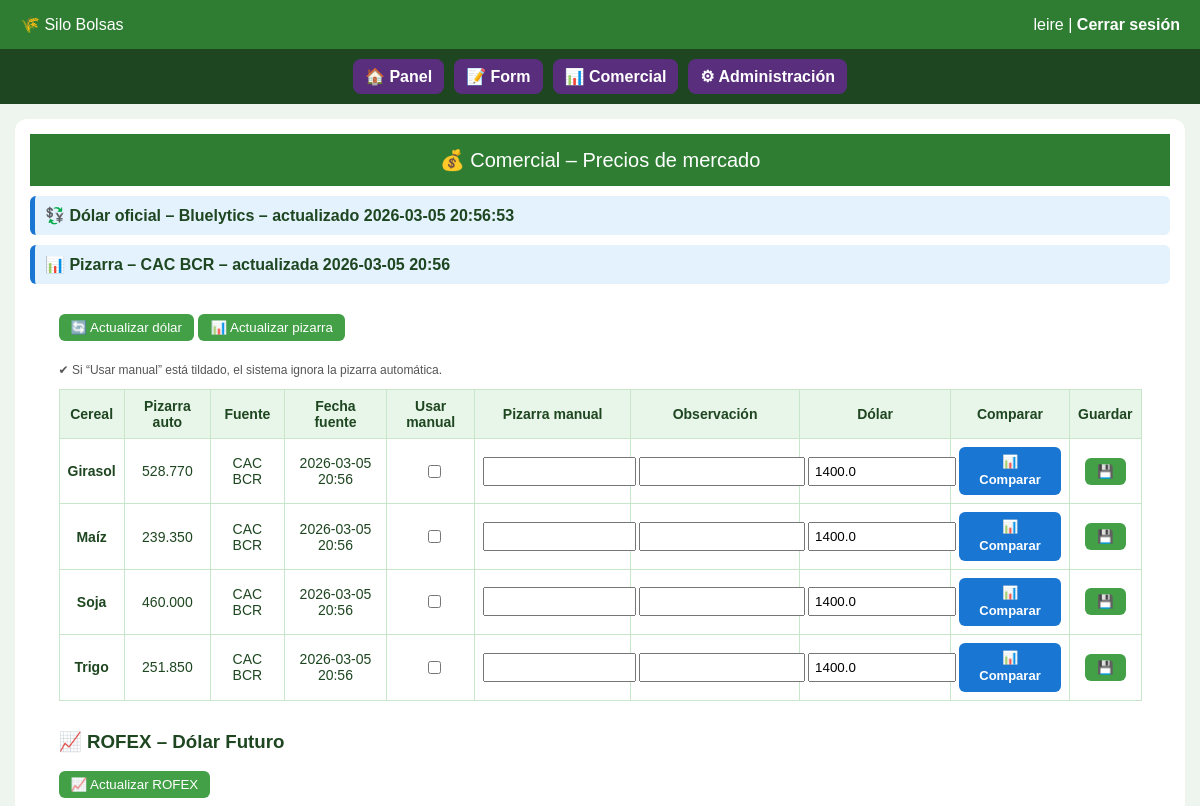
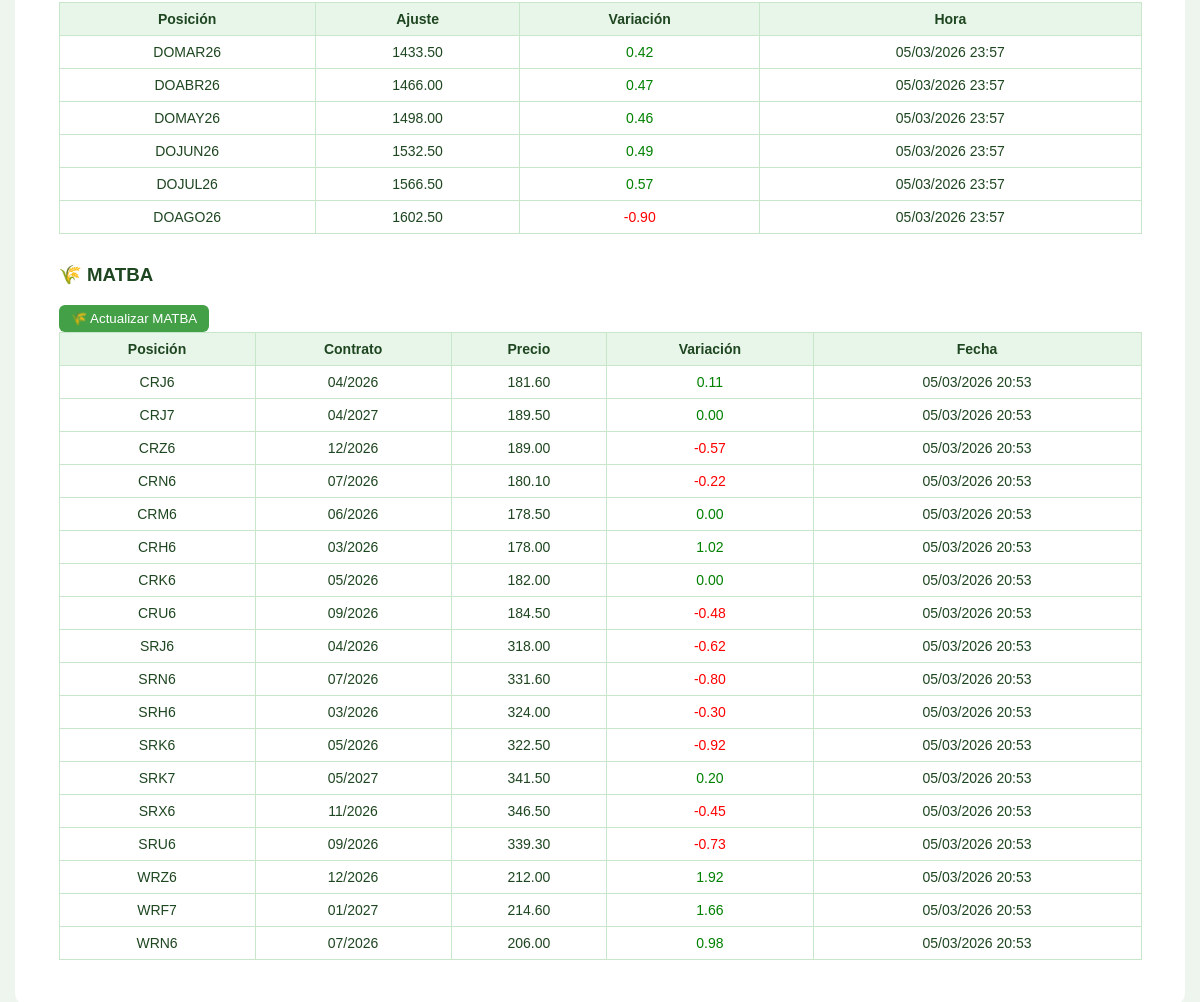
The app's page /comercial/ (signed in) with its own data (2 pictures, top to bottom).
### tables this page shows
CREATE TABLE usuarios (
            id INTEGER PRIMARY KEY AUTOINCREMENT,
            username TEXT UNIQUE NOT NULL,
            password TEXT NOT NULL,
            rol TEXT NOT NULL,
            empresa_id INTEGER,
            sucursal_id INTEGER,
            es_superadmin INTEGER DEFAULT 0,
            forzar_cambio_password INTEGER DEFAULT 0,
            FOREIGN KEY (empresa_id) REFERENCES empresas(id),
            FOREIGN KEY (sucursal_id) REFERENCES sucursales(id)
        );

CREATE TABLE mercado (
            id INTEGER PRIMARY KEY AUTOINCREMENT,
            empresa_id INTEGER NOT NULL,
            cereal TEXT,
            pizarra_auto REAL,
            fuente TEXT,
            fecha_fuente TEXT,
            pizarra_manual REAL,
            usar_manual INTEGER DEFAULT 0,
            obs_precio TEXT,
            dolar REAL,
            fecha TEXT,
            UNIQUE(empresa_id, cereal),
            FOREIGN KEY (empresa_id) REFERENCES empresas(id)
        );

CREATE TABLE rofex (
        id INTEGER PRIMARY KEY AUTOINCREMENT,
        posicion TEXT NOT NULL,
        ajuste REAL,
        ajuste_anterior REAL,
        variacion REAL,
        fecha DATETIME DEFAULT CURRENT_TIMESTAMP
    );

CREATE TABLE matba (
        id INTEGER PRIMARY KEY AUTOINCREMENT,
        posicion TEXT NOT NULL,
        cereal TEXT,
        precio REAL,
        precio_anterior REAL,
        variacion REAL,
        fecha DATETIME DEFAULT CURRENT_TIMESTAMP
    , mes TEXT);

### comercial/routes.py (the view)
@comercial_bp.route("/")
@login_required
def comercial():
    if not tiene_permiso("comercial"):
        return acceso_denegado("comercial")
    empresa_id = empresa_actual()
    if not empresa_id:
        return redirect(url_for("panel.panel"))
    conn = get_db()
    rows = conn.execute("""
        SELECT cereal,
            pizarra_auto,
            fuente,
            fecha_fuente,
            pizarra_manual,
            usar_manual,
            obs_precio,
            dolar,
            fecha
        FROM mercado
        WHERE empresa_id=?
        ORDER BY cereal
    """, (empresa_id,)).fetchall()
    dolar_info = conn.execute("""
        SELECT dolar, fecha
        FROM mercado
        WHERE empresa_id=?
        AND dolar > 0
        ORDER BY fecha DESC
        LIMIT 1
    """, (empresa_id,)).fetchone()
    fecha_dolar_arg = None
    if dolar_info and dolar_info["fecha"]:
        fecha_utc = datetime.fromisoformat(dolar_info["fecha"])
        fecha_utc = fecha_utc.replace(tzinfo=ZoneInfo("UTC"))
        fecha_arg = fecha_utc.astimezone(ZoneInfo("America/Argentina/Buenos_Aires"))
        fecha_dolar_arg = fecha_arg.strftime("%Y-%m-%d %H:%M:%S")
    fecha_pizarra = None
    if rows:
        fecha_pizarra = rows[0]["fecha_fuente"]
    rofex = conn.execute("""
        SELECT posicion, ajuste, variacion, fecha
        FROM rofex
        ORDER BY fecha DESC
        LIMIT 10
    """).fetchall()
    matba = conn.execute("""
        SELECT posicion, mes, precio, variacion, fecha
        FROM matba
        ORDER BY fecha DESC
        LIMIT 18
    """).fetchall()
    conn.close()
    return render_template(
        "comercial.html",
        mercado=rows,
        dolar_info=dolar_info,
        fecha_dolar_arg=fecha_dolar_arg,
        fecha_pizarra=fecha_pizarra,
        rofex=rofex,
        matba=matba,
        puede_comparador=tiene_permiso("comparador"),
    )

### app.py (called while the page is built, shortened)
@app.context_processor
def inject_permisos():
    return dict(tiene_permiso=tiene_permiso)

@app.context_processor
def inject_empresa_contexto():
    empresa_nombre = None
    return dict(empresa_activa=empresa_nombre)

### auth/models.py (called while the page is built)
    @staticmethod
    def get(user_id):
        conn = get_db()
        row = conn.execute(
            "SELECT * FROM usuarios WHERE id=?",
            (user_id,)
        ).fetchone()
        conn.close()
        if row:
            return User(row)
        return None

### auth/routes.py (called while the page is built)
@login_manager.user_loader
def load_user(user_id):
    return User.get(user_id)

### db.py (called while the page is built)
def get_db():
    database_url = os.environ.get("DATABASE_URL")
    if database_url:
        conn = psycopg2.connect(
            database_url,
            cursor_factory=psycopg2.extras.RealDictCursor
        )
        return conn
    conn = sqlite3.connect(DB_NAME)
    conn.row_factory = sqlite3.Row
    return conn

### panel/routes.py (called while the page is built)
def empresa_actual():
    if current_user.es_superadmin:
        return session.get("empresa_contexto")
    return current_user.empresa_id

### templates/comercial.html (shortened to what this page needs)
{% extends "base.html" %}
{% block contenido %}
<header>💰 Comercial – Precios de mercado</header>
{% set ref = mercado[0] if mercado %}
{% if mercado and ref.fecha %}
<div style="margin:10px 0;padding:10px;background:#e3f2fd;border-left:5px solid #1976d2;border-radius:6px;font-weight:bold;">
  💱 Dólar oficial – <b>Bluelytics</b> – actualizado {{ fecha_dolar_arg }}
</div>
{% endif %}
{% if fecha_pizarra %}
<div style="margin:10px 0;padding:10px;background:#e3f2fd;border-left:5px solid #1976d2;border-radius:6px;font-weight:bold;">
  📊 Pizarra – <b>CAC BCR</b> – actualizada {{ fecha_pizarra }}
</div>
{% endif %}
<div class="container">
<button onclick="actualizarDolar()" style="margin-bottom:10px">
  🔄 Actualizar dólar
</button>
<button onclick="actualizarPizarra()">
  📊 Actualizar pizarra
</button>
<table>
<tr>
  <th>Cereal</th>
  <th>Pizarra auto</th>
  <th>Fuente</th>
  <th>Fecha fuente</th>
  <th>Usar manual</th>
  <th>Pizarra manual</th>
  <th>Observación</th>
  <th>Dólar</th>
  <th>Comparar</th>
  <th>Guardar</th>
</tr>
{% for m in mercado %}
<tr>
  <td><b>{{ m.cereal }}</b></td>
  <td>
    {% if m.pizarra_auto and m.pizarra_auto > 0 %}
      {{ "{:,.0f}".format(m.pizarra_auto).replace(",", ".") }}
    {% else %}
      -
    {% endif %}
  </td>
  <td>{{ m.fuente if m.fuente else "-" }}</td>
  <td>{{ m.fecha_fuente if m.fecha_fuente else "-" }}</td>
  <td>
    <input type="checkbox"
           id="usar_{{ m.cereal }}"
           {% if m.usar_manual %}checked{% endif %}>
  </td>
  <td>
    <input type="number" step="0.01"
           id="manual_{{ m.cereal }}"
           value="{{ m.pizarra_manual or '' }}">
  </td>
  <td>
    <input type="text"
           id="obs_{{ m.cereal }}"
           value="{{ m.obs_precio or '' }}">
  </td>
  <td>
    <input type="number" step="0.01"
           id="dolar_{{ m.cereal }}"
           value="{{ m.dolar or '' }}">
  </td>
  <td>
    <a href="{{ url_for('comercial.comparador', cereal=m.cereal) }}"
       class="btn-comparar {% if not puede_comparador %}btn-bloqueado{% endif %}">
        {% if puede_comparador %}
            📊 Comparar
        {% else %}
            🔒 Comparar
        {% endif %}
    </a>
  </td>
  <td>
    <button onclick="guardar('{{ m.cereal }}')">💾</button>
  </td>
</tr>
{% endfor %}
<p class="small">
✔ Si “Usar manual” está tildado, el sistema ignora la pizarra automática.
</p>
</table>
<h3 style="margin-top:30px;">📈 ROFEX – Dólar Futuro</h3>
<button onclick="actualizarRofex()">📈 Actualizar ROFEX</button>
{% if rofex and rofex|length > 0 %}
<table style="margin-top:10px;">
<tr>
    <th>Posición</th>
    <th>Ajuste</th>
    <th>Variación</th>
    <th>Hora</th>
</tr>
{% for r in rofex %}
<tr>
    <td>{{ r.posicion }}</td>
    <td>{{ "%.2f"|format(r.ajuste) }}</td>
    <td style="color:{% if r.variacion >= 0 %}green{% else %}red{% endif %}">
        {{ "%.2f"|format(r.variacion) }}
    </td>
    <td>
        {% set f = r.fecha %}
        {{ f[8:10] }}/{{ f[5:7] }}/{{ f[0:4] }} {{ f[11:16] }}
    </td>
</tr>
{% endfor %}
</table>
{% else %}
<p style="margin-top:10px; color:#888;">No hay datos cargados.</p>
</table>
{% endif %}
<h3 style="margin-top:30px;">🌾 MATBA</h3>
<button onclick="actualizarMatba()">🌾 Actualizar MATBA</button>
{% if matba %}
<table>
<tr>
    <th>Posición</th>
    <th>Contrato</th>
    <th>Precio</th>
    <th>Variación</th>
    <th>Fecha</th>
</tr>
{% for m in matba %}
<tr>
    <td>{{ m.posicion }}</td>
    <td>{{ m.mes }}</td>
    <td>{{ "%.2f"|format(m.precio) }}</td>
    <td style="color:{% if m.variacion >= 0 %}green{% else %}red{% endif %}">
        {{ "%.2f"|format(m.variacion) }}
    </td>
    <td>
        {% set f = m.fecha %}
        {{ f[8:10] }}/{{ f[5:7] }}/{{ f[0:4] }} {{ f[11:16] }}
    </td>
</tr>
{% endfor %}
</table>
{% else %}
<p>No hay datos MATBA cargados.</p>
{% endif %}
</div>
{% endblock %}

### templates/base.html (shortened to what this page needs)
<!DOCTYPE html>
<html lang="es">
<head>
</head>
<body>
<div class="header">
  <div>
    🌾 Silo Bolsas
  </div>
  <div>
    {{ current_user.username }}
    |
    <a href="{{ url_for('auth.logout') }}">Cerrar sesión</a>
  </div>
</div>
{% if current_user.is_authenticated %}
<div class="nav-bar">
    {% if tiene_permiso("panel") %}
        <a href="{{ url_for('panel.panel') }}" class="nav-btn">
            🏠 Panel
        </a>
    {% else %}
        <a href="{{ url_for('panel.panel') }}" class="nav-btn locked">
            🔒 Panel
        </a>
    {% endif %}
    {% if tiene_permiso("form") %}
        <a href="{{ url_for('panel.form') }}" class="nav-btn">
            📝 Form
        </a>
    {% else %}
        <a href="{{ url_for('panel.form') }}" class="nav-btn locked">
            🔒 Form
        </a>
    {% endif %}
    {% if tiene_permiso("comercial") %}
        <a href="{{ url_for('comercial.comercial') }}" class="nav-btn">
            📊 Comercial
        </a>
    {% else %}
        <a href="{{ url_for('comercial.comercial') }}" class="nav-btn locked">
            🔒 Comercial
        </a>
    {% endif %}
    {% if current_user.es_superadmin or tiene_permiso("admin") %}
        <a href="{{ url_for('admin.admin_usuarios') }}" class="nav-btn admin">
            ⚙ Administración
        </a>
    {% else %}
        <a href="{{ url_for('admin.admin_usuarios') }}" class="nav-btn locked admin">
            🔒 Administración
        </a>
    {% endif %}
</div>
{% endif %}
<div class="container">
  {% block contenido %}{% endblock %}
</div>
</body>
</html>

### templates/base.html (style rules this page uses)
body { background:#e6f4ea; font-family:Arial, sans-serif; margin:0; padding:0; color:#1e4620; }
.header { background:#2e7d32; color:white; padding:15px 20px; display:flex; justify-content:space-between; align-items:center; }
.header a { color:white; text-decoration:none; font-weight:bold; }
.container { padding:25px; }
.nav-bar { background:#1e4620; padding:10px; display:flex; gap:10px; justify-content:center; flex-wrap:wrap; }
.nav-btn { background:#592e7d; color:white; padding:8px 14px; border-radius:8px; text-decoration:none; font-weight:bold; }
.nav-btn { padding: 8px 12px; border-radius: 8px; text-decoration: none; font-weight: bold; }

### templates/comercial.html (style rules this page uses)
body { font-family:Arial; background:#eef5ee; margin:0 }
header { background:#2e7d32; color:white; padding:14px; font-size:20px; text-align:center }
.container { width:95%; margin:15px auto; background:white; padding:15px; border-radius:12px }
table { width:100%; border-collapse:collapse }
th,td { border:1px solid #c8e6c9; padding:8px; text-align:center; font-size:14px }
th { background:#e8f5e9 }
input { width:100%; padding:5px }
button { background:#43a047; color:white; border:none; padding:6px 12px; border-radius:6px; cursor:pointer }
.small { font-size:12px; color:#555 }
.btn-comparar { display:inline-block; background:#1976d2; color:white; padding:6px 14px; border-radius:6px; text-decoration:none; font-size:13px; font-weight:bold; line-height:1.4; }

### records on screen
usuarios: username "leire"
mercado: fecha_fuente "2026-03-05 20:56", cereal "Girasol", pizarra_auto "528.770", fuente "CAC BCR", dolar "1400.0"
mercado: cereal "Maíz", pizarra_auto "239.350", fuente "CAC BCR", fecha_fuente "2026-03-05 20:56", dolar "1400.0"
mercado: cereal "Soja", pizarra_auto "460.000", fuente "CAC BCR", fecha_fuente "2026-03-05 20:56", dolar "1400.0"
mercado: cereal "Trigo", pizarra_auto "251.850", fuente "CAC BCR", fecha_fuente "2026-03-05 20:56", dolar "1400.0"
rofex: posicion "DOMAR26", ajuste "1433.50", variacion "0.42", fecha "05", fecha "03", fecha "2026", fecha "23:57"
rofex: posicion "DOABR26", ajuste "1466.00", variacion "0.47", fecha "05", fecha "03", fecha "2026", fecha "23:57"
rofex: posicion "DOMAY26", ajuste "1498.00", variacion "0.46", fecha "05", fecha "03", fecha "2026", fecha "23:57"
rofex: posicion "DOJUN26", ajuste "1532.50", variacion "0.49", fecha "05", fecha "03", fecha "2026", fecha "23:57"
rofex: posicion "DOJUL26", ajuste "1566.50", variacion "0.57", fecha "05", fecha "03", fecha "2026", fecha "23:57"
rofex: posicion "DOAGO26", ajuste "1602.50", variacion "-0.90", fecha "05", fecha "03", fecha "2026", fecha "23:57"
matba: posicion "CRJ6", mes "04/2026", precio "181.60", variacion "0.11", fecha "05", fecha "03", fecha "2026", fecha "20:53"
matba: posicion "CRJ7", mes "04/2027", precio "189.50", variacion "0.00", fecha "05", fecha "03", fecha "2026", fecha "20:53"
matba: posicion "CRZ6", mes "12/2026", precio "189.00", variacion "-0.57", fecha "05", fecha "03", fecha "2026", fecha "20:53"
matba: posicion "CRN6", mes "07/2026", precio "180.10", variacion "-0.22", fecha "05", fecha "03", fecha "2026", fecha "20:53"
matba: posicion "CRM6", mes "06/2026", precio "178.50", variacion "0.00", fecha "05", fecha "03", fecha "2026", fecha "20:53"
matba: posicion "CRH6", mes "03/2026", precio "178.00", variacion "1.02", fecha "05", fecha "03", fecha "2026", fecha "20:53"
matba: posicion "CRK6", mes "05/2026", precio "182.00", variacion "0.00", fecha "05", fecha "03", fecha "2026", fecha "20:53"
matba: posicion "CRU6", mes "09/2026", precio "184.50", variacion "-0.48", fecha "05", fecha "03", fecha "2026", fecha "20:53"
matba: posicion "SRJ6", mes "04/2026", precio "318.00", variacion "-0.62", fecha "05", fecha "03", fecha "2026", fecha "20:53"
matba: posicion "SRN6", mes "07/2026", precio "331.60", variacion "-0.80", fecha "05", fecha "03", fecha "2026", fecha "20:53"
matba: posicion "SRH6", mes "03/2026", precio "324.00", variacion "-0.30", fecha "05", fecha "03", fecha "2026", fecha "20:53"
matba: posicion "SRK6", mes "05/2026", precio "322.50", variacion "-0.92", fecha "05", fecha "03", fecha "2026", fecha "20:53"
matba: posicion "SRK7", mes "05/2027", precio "341.50", variacion "0.20", fecha "05", fecha "03", fecha "2026", fecha "20:53"
matba: posicion "SRX6", mes "11/2026", precio "346.50", variacion "-0.45", fecha "05", fecha "03", fecha "2026", fecha "20:53"
matba: posicion "SRU6", mes "09/2026", precio "339.30", variacion "-0.73", fecha "05", fecha "03", fecha "2026", fecha "20:53"
matba: posicion "WRZ6", mes "12/2026", precio "212.00", variacion "1.92", fecha "05", fecha "03", fecha "2026", fecha "20:53"
matba: posicion "WRF7", mes "01/2027", precio "214.60", variacion "1.66", fecha "05", fecha "03", fecha "2026", fecha "20:53"
matba: posicion "WRN6", mes "07/2026", precio "206.00", variacion "0.98", fecha "05", fecha "03", fecha "2026", fecha "20:53"

### other values on screen
{{ fecha_dolar_arg }} "2026-03-05 20:56:53"
